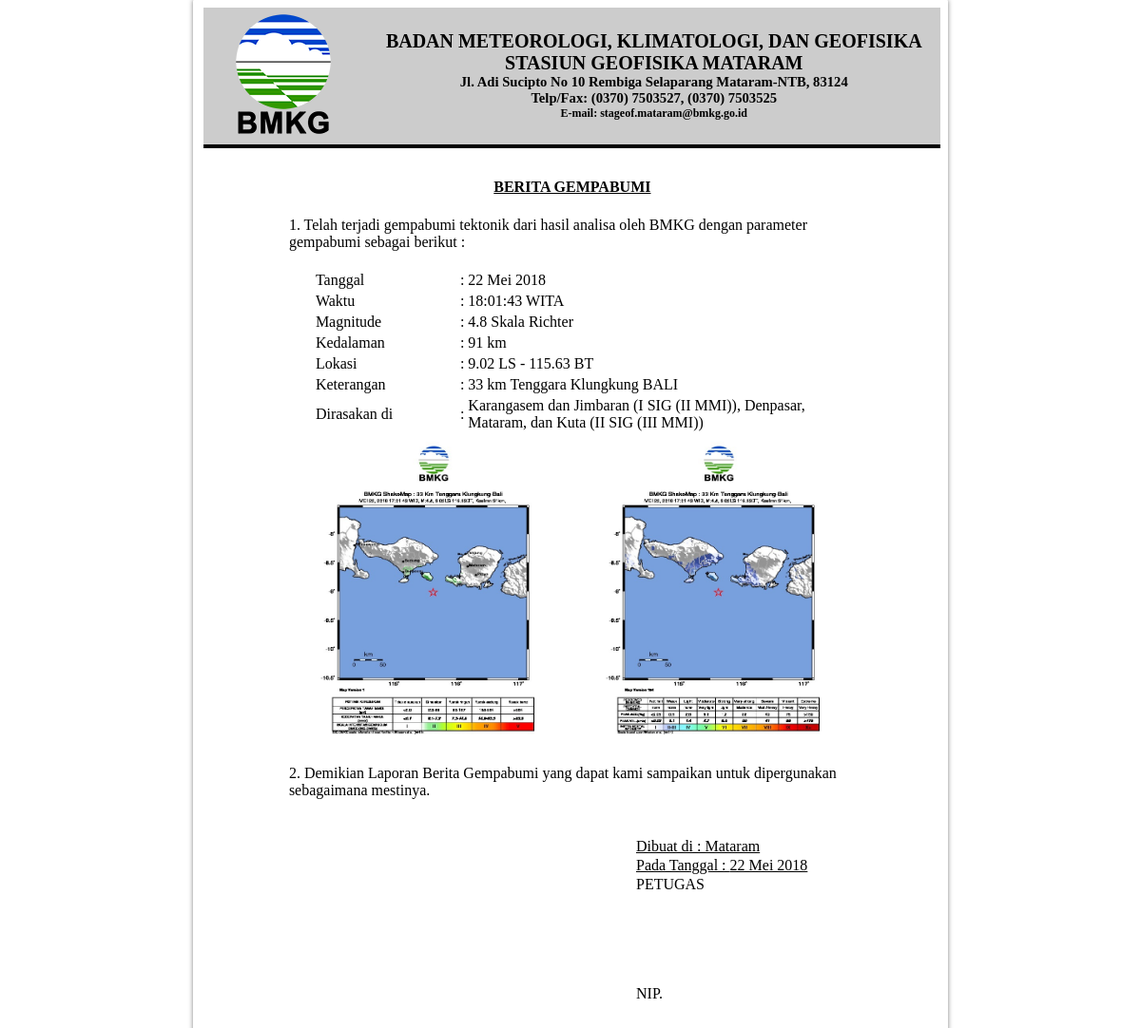
Page /narasi/beritagempa3.php on the committed database.
### tables this page shows
CREATE TABLE `tb_narasi` (
  `No` int(11) NOT NULL,
  `Tanggal` char(20) NOT NULL,
  `OT` char(15) NOT NULL,
  `Lat` decimal(3,2) NOT NULL,
  `Bujur` decimal(5,2) NOT NULL,
  `Mag` decimal(2,1) NOT NULL,
  `Kedalaman` char(3) NOT NULL,
  `Lokasi` varchar(60) NOT NULL,
  `Stasiun` char(20) NOT NULL,
  `Keterangan` varchar(250) NOT NULL,
  `sig` varchar(100) NOT NULL,
  `mmi` varchar(100) NOT NULL,
  `Status` varchar(10) NOT NULL,
  `Petugas` varchar(20) NOT NULL,
  `naras` varchar(1000) NOT NULL
);

### narasi/beritagempa3.php (the view, shortened to what this page needs)
<?php
include("koneksi.php");
$nama=$_SESSION['User'];
$query = mysqli_query($koneksi, "SELECT * FROM tb_pengguna WHERE User='$nama'");
$roww = mysqli_fetch_assoc($query);
$namalengkap=$roww['Nama'];
$nip=$roww['NIP'];
?>
<?php
    include("kop2.php");
	include("koneksi.php");
	$sql = mysqli_query($koneksi, "SELECT * FROM tb_narasi WHERE Status='Aktif'");
	$row = mysqli_fetch_array($sql);
	?>
        <center>
	<table align="center" style="border-collapse:collapse; margin-top:8mm;" cellpadding="2px" width="600px" border="0">
    	<tr>
        	<td colspan="3"><center><b><u>BERITA GEMPABUMI</u></b></center></td>
    	</tr>
        <tr>
            <td style="padding-top:20px;" colspan="3">1. Telah terjadi gempabumi tektonik dari hasil analisa oleh BMKG dengan parameter gempabumi sebagai berikut :</td>
    	</tr>
        <tr>
            <td style="padding-top:20px; padding-left:30px; width: 30%;">Tanggal</td>
            <td style="width:1%; padding-top:20px;">:</td>
			<td style="padding-top:20px;"><?php echo $row['Tanggal'];?></td>
    	</tr>
        <tr>
            <td style="padding-left:30px; width: 30%;">Waktu</td>
            <td style="width:1%;">:</td>
            <td ><?php echo $row['OT'];?> WITA</td>
    	</tr>
        <tr>
            <td style="padding-left:30px; width: 30%;">Magnitude</td>
            <td style="width:1%;">:</td>
            <td ><?php echo $row['Mag']?> Skala Richter</td>
    	</tr>
        <tr>
            <td style="padding-left:30px; width: 30%;">Kedalaman</td>
            <td style="width:1%;">:</td>
            <td ><?php echo $row['Kedalaman']?> km</td>
    	</tr>
        <tr>
            <td style="padding-left:30px; width: 30%;">Lokasi</td>
            <td style="width:1%;">:</td>
            <td ><?php echo $row['Lat']." LS - ".$row['Bujur']." BT"?></td>
    	</tr>
       <tr>
            <td style="padding-left:30px; width: 30%;">Keterangan</td>
            <td style="width:1%;">:</td>
            <td ><?php echo $row['Lokasi']?></td>
    	</tr>
        <tr>
            <td style="padding-left:30px; width: 30%;">Dirasakan di</td>
            <td style="width:1%;">:</td>
			<td ><?php echo $row['Keterangan']?></td>
    	</tr>
		</table>
		<table align="center" style="border-collapse:collapse;" cellpadding="2px" width="600px" border="0">
		<tr>
			<td align= "center"><img width='250' height='325' src="imagessig/<?php echo $row['sig'] ?>"></td>
			<td align= "center"><img width='250' height='325' src="imagesmmi/<?php echo $row['mmi'] ?>"></td>
    	</tr>
		</table>
		<table align="center" style="border-collapse:collapse;" cellpadding="2px" width="600px" border="0">
        <tr>
            <td style="padding-top:20px;" colspan="3">2. Demikian Laporan Berita Gempabumi yang dapat kami sampaikan untuk dipergunakan sebagaimana mestinya.</td>
    	</tr>
    </table>
    <table align="center" style="border-collapse:collapse; margin-left:12cm; margin-top:10mm;" cellpadding="1px" width="300px" border="0">
    	<tr>
        	<td><p><u>Dibuat di : Mataram</u></p></td>
    	</tr>
        <tr>
        	<td><p><u>Pada Tanggal : <?php echo $row['Tanggal'];?></u></p></td>
    	</tr>
        <tr>
        	<td><p>PETUGAS</p></td>
    	</tr>
        <tr>
        	<td style="padding-top:25mm;"><u><?php echo $namalengkap;?></u></td>
    	</tr>
        <tr>
        	<td>NIP.<?php echo $nip;?></td>
    	</tr>
    </table><br>
<footer></footer></div>
    </div>
</div>

### narasi/kop2.php (shortened to what this page needs)
<html>
  <head>
  </head>
    <div class="book">
    <div class="page">
    <div class="subpage">
<body style="margin:0 auto;">
<center>
<div id="kop">
	<table cellpadding="5px" border="0" >
    	<tr>
		<td align="center" valign="top" style="padding-left:5mm">
            	<img src="img/logo.png" width="100px">&nbsp;&nbsp;&nbsp;&nbsp;&nbsp;
            </td>
        	<td align="center" valign="top" style="padding-left:5mm">
            </td>
            <td align="center" valign="middle">
            	<b>
                	<font style="font-size:15pt">
                        BADAN METEOROLOGI, KLIMATOLOGI, DAN GEOFISIKA <br>
                        STASIUN GEOFISIKA MATARAM <br>
                    </font>
                    <font style="font-size:11pt">
                        Jl. Adi Sucipto No 10 Rembiga Selaparang Mataram-NTB, 83124 <br>
                        Telp/Fax: (0370) 7503527, (0370) 7503525 <br>
                    </font>
                    <font style="font-size:9pt">
                    	E-mail: stageof.mataram@bmkg.go.id <br>
                    </font>
                </b>
            </td>
        </tr>
    </table>
</div>
<div style="background-color:#000; width:100%; font-size:3px;">&nbsp;
</div>
</center>
</body>

### narasi/kop2.php (style rules this page uses)
#kop { background-color:#CCC !important; }
body { width: 100%; height: 100%; margin: 0; padding: 0; background-color: #FAFAFA; font-size: 12pt; }
* { box-sizing: border-box; -moz-box-sizing: border-box; }
.page { width: 210mm; min-height: 297mm; padding: 2mm; margin: 5mm auto; margin-top: 0; border: 0px #D3D3D3 solid; border-radius: 1px; background: white; box-shadow: 0 0 5px rgba(0, 0, 0, 0.5); }
.subpage { padding-left: 1mm; height: 257mm; }

### rows in the picture
tb_narasi: Tanggal "22 Mei 2018", OT "18:01:43", Mag "4.8", Kedalaman "91", Lat "9.02", Bujur "115.63", Lokasi "33 km Tenggara Klungkung BALI", Keterangan "Karangasem dan Jimbaran (I SIG (II MMI)), Denpasar, Mataram, dan Kuta (II SIG (III MMI))", sig (picture), mmi (picture)
